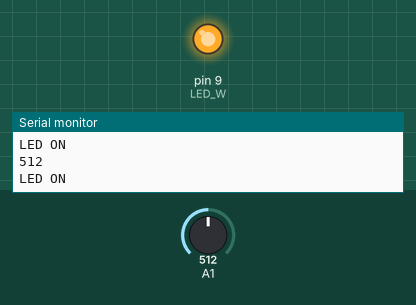
This sketch was run on a simulated Arduino Uno, built with avr-gcc and run on an emulated ATmega328P. Shown: output pins drawn as LEDs (lit = HIGH), the last lines printed to the serial monitor. Inputs (shaded band) come from the test bench; at power-on: A1 = 512.

Above: at 1.8 s.
1.9 s: A1 set to 685
3.4 s: A1 set to 711
At 5.2 s:
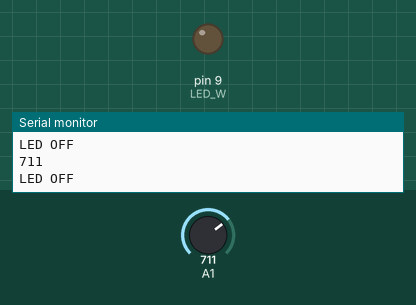
5.5 s: A1 set to 690
At 6.9 s:
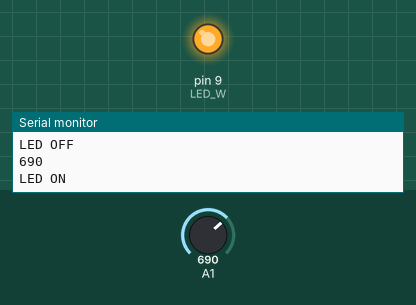
7.5 s: A1 set to 710
At 8.5 s:
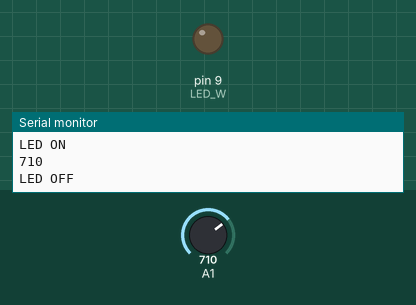
Timing chart, 0 to 10.5 s (numbered marks = the images above; inputs shaded):
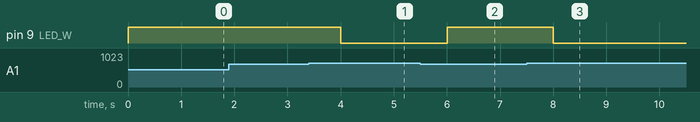

Measured:
- the behaviour switches between 700 and 701 on A1 (found by bisection; images 0 and 1)
- after the input at 3.4 s, pin 9 (LED_W): HIGH → LOW after 0.60 s
- after the input at 5.5 s, pin 9 (LED_W): LOW → HIGH after 0.50 s
- after the input at 7.5 s, pin 9 (LED_W): HIGH → LOW after 0.50 s

The sketch:

12-2.ino
```cpp
int LED_W=9 ;

void setup() {
   Serial.begin(9600);
   pinMode(LED_W, OUTPUT);
}

void loop() {

int CDS;

CDS = analogRead(A1);
Serial.println(CDS);

if(CDS >700 ) {
            digitalWrite(LED_W, 0);
            Serial.println("LED OFF");
}
else {
             digitalWrite(LED_W,1);
             Serial.println("LED ON");
}

delay(1000);
}
```
